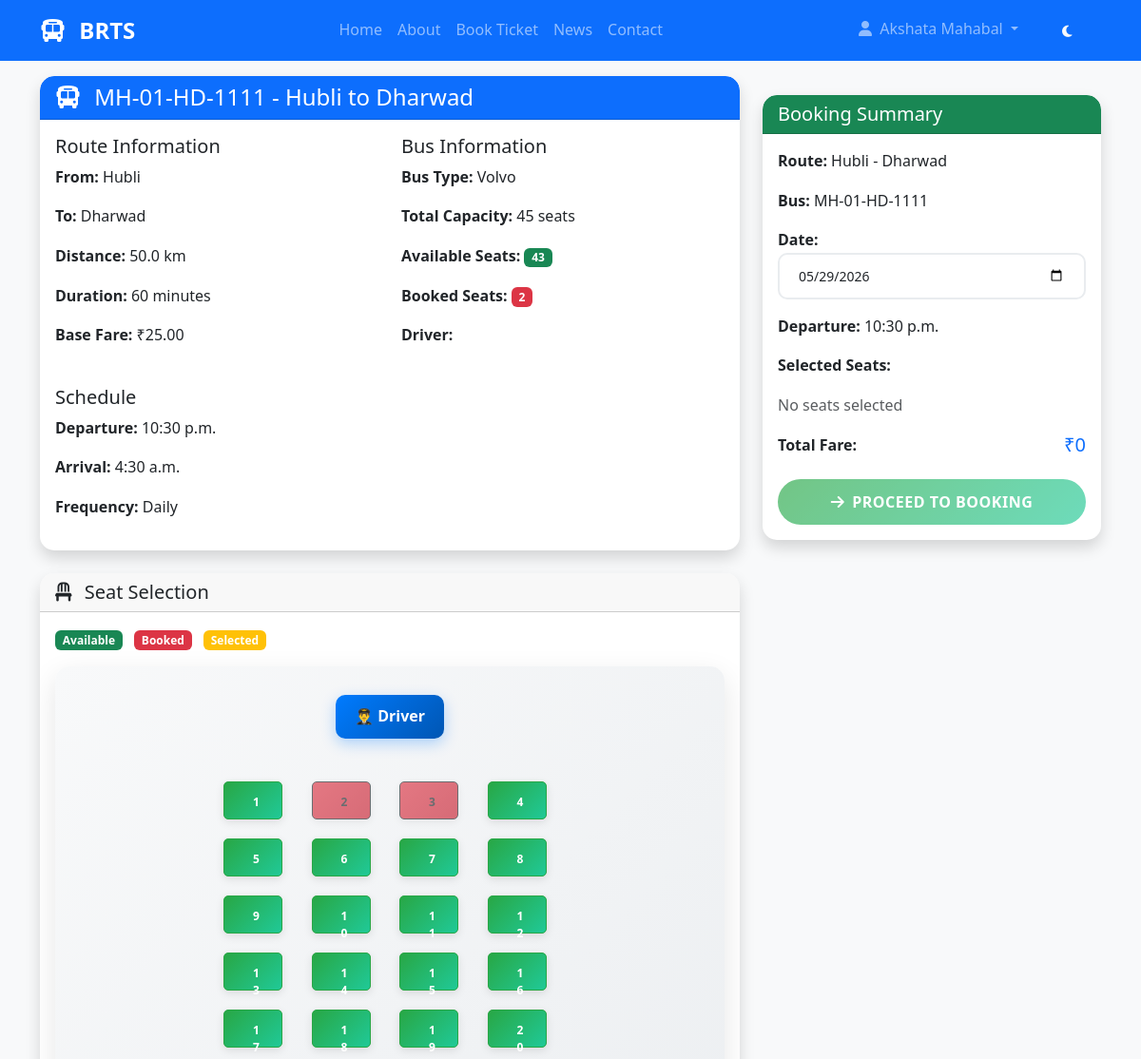
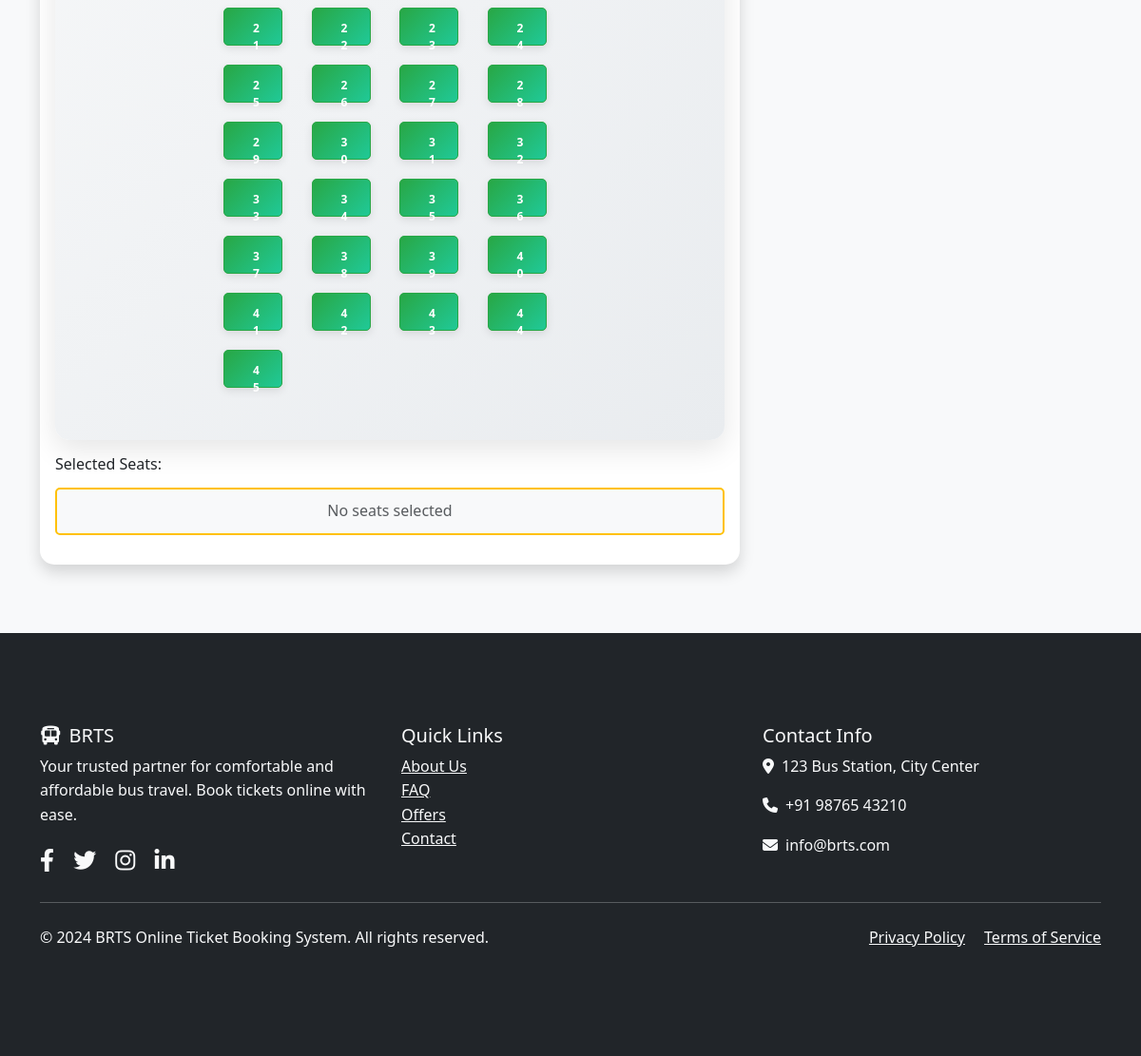
Page /booking/bus-details/29/ (signed in) on the committed database (2 pictures, top to bottom).
### accounts/models.py (models this page shows, shortened)
class User(AbstractUser):
    email = models.EmailField(unique=True)
    phone_number = models.CharField(max_length=15, blank=True, null=True)
    profile_picture = models.ImageField(upload_to='profile_pics/', blank=True, null=True)
    is_verified = models.BooleanField(default=False)
    date_of_birth = models.DateField(blank=True, null=True)
    address = models.TextField(blank=True, null=True)
    created_at = models.DateTimeField(auto_now_add=True)
    updated_at = models.DateTimeField(auto_now=True)
    USERNAME_FIELD = 'email'
    REQUIRED_FIELDS = ['username', 'first_name', 'last_name']

### bus_management/models.py (models this page shows, shortened)
class Bus(models.Model):
    bus_number = models.CharField(max_length=20, unique=True)
    bus_type = models.CharField(max_length=20, choices=[
        ('ac_seater', 'AC Seater'),
        ('ac_sleeper', 'AC Sleeper'),
        ('non_ac_seater', 'Non-AC Seater'),
        ('non_ac_sleeper', 'Non-AC Sleeper'),
        ('volvo', 'Volvo AC'),
    ])
    capacity = models.IntegerField(validators=[MinValueValidator(1)])
    driver = models.ForeignKey(Driver, on_delete=models.SET_NULL, null=True, blank=True, related_name='buses')
    registration_number = models.CharField(max_length=20, unique=True)
    amenities = models.JSONField(default=list)
    status = models.CharField(max_length=15, choices=[
        ('active', 'Active'),
        ('inactive', 'Inactive'),
        ('maintenance', 'Under Maintenance'),
    ], default='active')
    route = models.ForeignKey(Route, on_delete=models.CASCADE, related_name='buses')
    class Meta:
        verbose_name = "Bus"
        verbose_name_plural = "Buses"
    def get_available_seats(self, schedule_id):
        from booking.models import Booking
        schedule = Schedule.objects.get(id=schedule_id)
        bookings = Booking.objects.filter(schedule=schedule)
        booked_seats = []
        for booking in bookings:
            if booking.seat_numbers:
                booked_seats.extend(booking.seat_numbers)
        total_capacity = self.capacity
        available_seats = total_capacity - len(booked_seats)
        return {
            'total_capacity': total_capacity,
            'booked_seats': booked_seats,
            'available_seats': available_seats
        }

class Route(models.Model):
    name = models.CharField(max_length=100)
    source = models.CharField(max_length=100)
    destination = models.CharField(max_length=100)
    distance = models.FloatField(help_text="Distance in kilometers")
    estimated_time = models.IntegerField(help_text="Estimated travel time in minutes")
    base_fare = models.DecimalField(max_digits=10, decimal_places=2)
    is_active = models.BooleanField(default=True)
    class Meta:
        verbose_name = "Route"
        verbose_name_plural = "Routes"

class Schedule(models.Model):
    route = models.ForeignKey(Route, on_delete=models.CASCADE, related_name='schedules')
    bus = models.ForeignKey(Bus, on_delete=models.CASCADE, related_name='schedules')
    departure_time = models.TimeField()
    arrival_time = models.TimeField()
    frequency = models.CharField(max_length=50, choices=[
        ('daily', 'Daily'),
        ('weekly', 'Weekly'),
        ('custom', 'Custom'),
    ], default='daily')
    days_of_week = models.JSONField(default=list)
    effective_from = models.DateField()
    is_active = models.BooleanField(default=True)
    class Meta:
        verbose_name = "Schedule"
        verbose_name_plural = "Schedules"

### booking/views.py (the view)
# urls.py: path('bus-details/<int:schedule_id>/', views.bus_details_view, name='bus_details'),
@login_required
def bus_details_view(request, schedule_id):
    schedule = get_object_or_404(Schedule, id=schedule_id, is_active=True)
    seats_info = schedule.bus.get_available_seats(schedule_id)
    seat_numbers = [str(i) for i in range(1, schedule.bus.capacity + 1)]
    available_seats = []
    for seat_num in seat_numbers:
        if seat_num not in seats_info['booked_seats']:
            available_seats.append(seat_num)
    context = {
        'schedule': schedule,
        'route': schedule.route,
        'bus': schedule.bus,
        'seat_numbers': seat_numbers,
        'available_seats': available_seats,
        'booked_seats': seats_info['booked_seats'],
        'total_seats': schedule.bus.capacity,
        'booked_seats_count': len(seats_info['booked_seats']),
        'available_seats_count': len(available_seats),
    }
    return render(request, 'booking/bus_details.html', context)

### templates/booking/bus_details.html (shortened to what this page needs)
{% extends 'base.html' %}
{% block content %}
<div class="container mt-5">
    <div class="row">
        <div class="col-lg-8">
            <div class="card shadow mb-4">
                <div class="card-header bg-primary text-white">
                    <h4 class="mb-0">
                        <i class="fas fa-bus me-2"></i>
                        {{ bus.bus_number }} - {{ route.source }} to {{ route.destination }}
                    </h4>
                </div>
                <div class="card-body">
                    <div class="row">
                        <div class="col-md-6">
                            <h5>Route Information</h5>
                            <p><strong>From:</strong> {{ route.source }}</p>
                            <p><strong>To:</strong> {{ route.destination }}</p>
                            <p><strong>Distance:</strong> {{ route.distance }} km</p>
                            <p><strong>Duration:</strong> {{ route.estimated_time }} minutes</p>
                            <p><strong>Base Fare:</strong> ₹{{ route.base_fare }}</p>
                        </div>
                        <div class="col-md-6">
                            <h5>Bus Information</h5>
                            <p><strong>Bus Type:</strong> {{ bus.bus_type|title }}</p>
                            <p><strong>Total Capacity:</strong> {{ bus.capacity }} seats</p>
                            <p><strong>Available Seats:</strong>
                                <span class="badge bg-success">{{ available_seats|length }}</span>
                            </p>
                            <p><strong>Booked Seats:</strong>
                                <span class="badge bg-danger">{{ booked_seats_count }}</span>
                            </p>
                            <p><strong>Driver:</strong> {{ bus.driver_name }}</p>
                        </div>
                    </div>
                    <div class="mt-4">
                        <h5>Schedule</h5>
                        <p><strong>Departure:</strong> {{ schedule.departure_time }}</p>
                        <p><strong>Arrival:</strong> {{ schedule.arrival_time }}</p>
                        <p><strong>Frequency:</strong> {{ schedule.frequency }}</p>
                    </div>
                </div>
            </div>
            <div class="card shadow mb-4">
                <div class="card-header">
                    <h5 class="mb-0">
                        <i class="fas fa-chair me-2"></i>
                        Seat Selection
                    </h5>
                </div>
                <div class="card-body">
                    <div class="seat-legend mb-3">
                        <span class="badge bg-success me-2">Available</span>
                        <span class="badge bg-danger me-2">Booked</span>
                        <span class="badge bg-warning me-2">Selected</span>
                    </div>
                    <div class="seat-layout-container">
                        <div class="bus-layout">
                            <div class="driver-area">
                                <div class="driver-seat">👨‍✈️ Driver</div>
                            </div>
                            <div class="seat-grid">
                                {% for seat_number in seat_numbers %}
                                    <button class="btn seat-btn {% if seat_number in available_seats %}seat-available{% else %}seat-booked disabled{% endif %}"
                                            {% if seat_number in available_seats %}onclick="toggleSeat(this, '{{ seat_number }}')"{% endif %}
                                            data-seat="{{ seat_number }}">
                                        {{ seat_number }}
                                    </button>
                                {% endfor %}
                            </div>
                        </div>
                    </div>
                    <div class="mt-3">
                        <h6>Selected Seats:</h6>
                        <div id="selectedSeatsDisplay" class="selected-seats">
                        </div>
                    </div>
                </div>
            </div>
        </div>
        <div class="col-lg-4">
            <div class="card shadow sticky-top" style="top: 100px;">
                <div class="card-header bg-success text-white">
                    <h5 class="mb-0">Booking Summary</h5>
                </div>
                <div class="card-body">
                    <div class="mb-3">
                        <p><strong>Route:</strong> {{ route.source }} - {{ route.destination }}</p>
                        <p><strong>Bus:</strong> {{ bus.bus_number }}</p>
                        <p><strong>Date:</strong> <input type="date" id="travelDate" class="form-control form-control-sm" required></p>
                        <p><strong>Departure:</strong> {{ schedule.departure_time }}</p>
                    </div>
                    <div class="mb-3">
                        <p><strong>Selected Seats:</strong></p>
                        <div id="selectedSeatsList" class="selected-seats-list">
                        </div>
                    </div>
                    <div class="mb-3">
                        <div class="d-flex justify-content-between">
                            <strong>Total Fare:</strong>
                            <span class="h5 text-primary" id="totalFare">₹0</span>
                        </div>
                    </div>
                    <button class="btn btn-success w-100" id="proceedBtn" disabled onclick="proceedToBooking()">
                        <i class="fas fa-arrow-right me-2"></i>Proceed to Booking
                    </button>
                </div>
            </div>
        </div>
    </div>
</div>
{% endblock %}

### templates/base.html (shortened to what this page needs)
{% load static %}
<!DOCTYPE html>
<html lang="en">
<head>
    <link href="https://cdn.jsdelivr.net/npm/bootstrap@5.3.0/dist/css/bootstrap.min.css" rel="stylesheet">
    <link rel="stylesheet" href="https://cdnjs.cloudflare.com/ajax/libs/font-awesome/6.4.0/css/all.min.css">
    <link rel="stylesheet" href="{% static 'css/style.css' %}">
</head>
<body>
    <nav class="navbar navbar-expand-lg navbar-dark bg-primary fixed-top">
        <div class="container">
            <a class="navbar-brand" href="{% url 'core:home' %}">
                <i class="fas fa-bus me-2"></i>
                <strong>BRTS</strong>
            </a>
            <div class="collapse navbar-collapse" id="navbarNav">
                <ul class="navbar-nav mx-auto">
                    {% if not user.is_staff %}
                        <li class="nav-item">
                            <a class="nav-link" href="{% url 'core:home' %}">Home</a>
                        </li>
                        <li class="nav-item">
                            <a class="nav-link" href="{% url 'core:about' %}">About</a>
                        </li>
                        <li class="nav-item">
                            <a class="nav-link" href="{% url 'booking:search_bus' %}">Book Ticket</a>
                        </li>
                        <li class="nav-item">
                            <a class="nav-link" href="{% url 'core:news' %}">News</a>
                        </li>
                        <li class="nav-item">
                            <a class="nav-link" href="{% url 'core:contact' %}">Contact</a>
                        </li>
                    {% endif %}
                </ul>
                <ul class="navbar-nav">
                    {% if user.is_authenticated %}
                        <li class="nav-item dropdown">
                            <a class="nav-link dropdown-toggle" href="#" id="navbarDropdown" role="button" data-bs-toggle="dropdown">
                                <i class="fas fa-user me-1"></i>
                                {{ user.first_name }}
                            </a>
                        </li>
                    {% endif %}
                    <li class="nav-item">
                        <button class="btn btn-outline-light btn-sm ms-2" id="darkModeToggle">
                            <i class="fas fa-moon"></i>
                        </button>
                    </li>
                </ul>
            </div>
        </div>
    </nav>
    <main class="main-content">
        {% block content %}{% endblock %}
    </main>
    <footer class="bg-dark text-light mt-5">
        <div class="container py-5">
            <div class="row">
                <div class="col-md-4">
                    <h5><i class="fas fa-bus me-2"></i>BRTS</h5>
                    <p>Your trusted partner for comfortable and affordable bus travel. Book tickets online with ease.</p>
                    <div class="social-links">
                        <a href="#" class="text-light me-3"><i class="fab fa-facebook-f"></i></a>
                        <a href="#" class="text-light me-3"><i class="fab fa-twitter"></i></a>
                        <a href="#" class="text-light me-3"><i class="fab fa-instagram"></i></a>
                        <a href="#" class="text-light me-3"><i class="fab fa-linkedin-in"></i></a>
                    </div>
                </div>
                <div class="col-md-4">
                    <h5>Quick Links</h5>
                    <ul class="list-unstyled">
                        <li><a href="{% url 'core:about' %}" class="text-light">About Us</a></li>
                        <li><a href="{% url 'core:faq' %}" class="text-light">FAQ</a></li>
                        <li><a href="{% url 'core:offers' %}" class="text-light">Offers</a></li>
                        <li><a href="{% url 'core:contact' %}" class="text-light">Contact</a></li>
                    </ul>
                </div>
                <div class="col-md-4">
                    <h5>Contact Info</h5>
                    <p><i class="fas fa-map-marker-alt me-2"></i>123 Bus Station, City Center</p>
                    <p><i class="fas fa-phone me-2"></i>+91 98765 43210</p>
                    <p><i class="fas fa-envelope me-2"></i>info@brts.com</p>
                </div>
            </div>
            <hr class="my-4">
            <div class="row">
                <div class="col-md-6">
                    <p>&copy; 2024 BRTS Online Ticket Booking System. All rights reserved.</p>
                </div>
                <div class="col-md-6 text-end">
                    <a href="#" class="text-light me-3">Privacy Policy</a>
                    <a href="#" class="text-light">Terms of Service</a>
                </div>
            </div>
        </div>
    </footer>
</body>
</html>

### rows in the picture
User: first_name "Akshata Mahabal"
Bus: bus_number "MH-01-HD-1111", bus_type "Volvo", capacity "45"
Route: source "Hubli", destination "Dharwad", distance "50.0", estimated_time "60", base_fare "25.00"
Schedule: departure_time "10:30 p.m.", arrival_time "4:30 a.m.", frequency "Daily"

### other values in the picture
{{ available_seats|length }} "43"
{{ booked_seats_count }} "2"
{{ seat_number }} "1" "2" "3" "4" "5" "6" "7" "8" "9" "10" "11" "12" "13" "14" "15" "16" "17" "18" "19" "20" "21" "22" "23" "24" "25" "26" "27" "28" "29" "30" "31" "32" "33" "34" "35" "36" "37" "38" "39" "40" "41" "42" "43" "44" "45"
